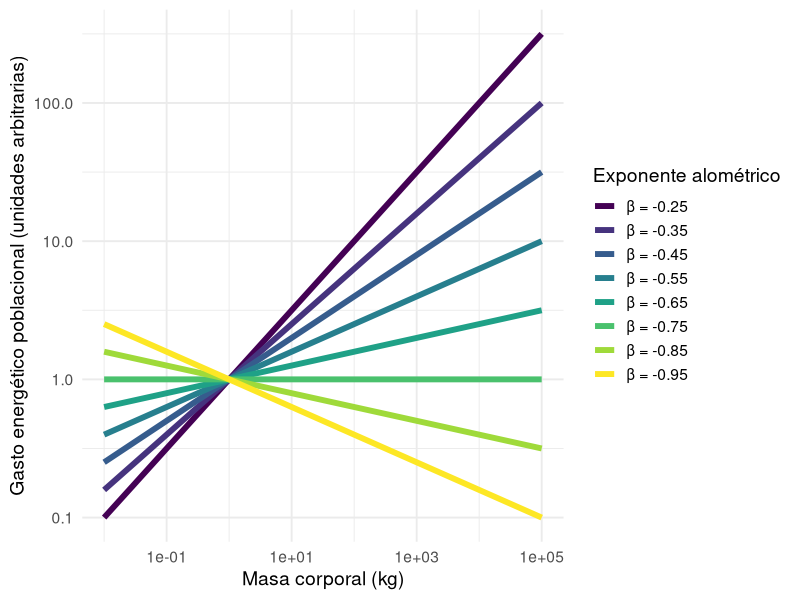

Source code (R):
library(tidyverse)

# rango de masa corporal (escala logarítmica)
masa_corporal <- 10^seq(-2, 5, length.out = 2000)  # desde 0.01 kg a 100,000 kg

# exponente de la relación alométrica BMR-masa corporal
exponente_BMR <- 0.75

# exponente de la relación alométrica densidad-masa corporal
exponente_densidad <- seq(-0.95, -0.25, by = 0.1)

# tabla con todas las combinaciones
combinaciones_exponentes <- expand.grid(
  masa_corporal = masa_corporal,
  exponente_densidad = exponente_densidad
) %>%
  mutate(
    BMR = masa_corporal^exponente_BMR,
    densidad = masa_corporal^exponente_densidad,
    uso_energia_total = densidad * BMR,
    exp_leyenda = paste0("β = ", exponente_densidad)
  )

# Create the ggplot
ggplot(combinaciones_exponentes, aes(x = masa_corporal, y = uso_energia_total, color = exp_leyenda)) +
  geom_line(linewidth = 2) +
  scale_x_log10() +
  scale_y_log10() +
  scale_color_viridis_d() +
  labs(x = "Masa corporal (kg)",
    y = "Gasto energético poblacional (unidades arbitrarias)",
    color = "Exponente alométrico"
  ) +
  theme_minimal(base_size = 14) +
  NULL
